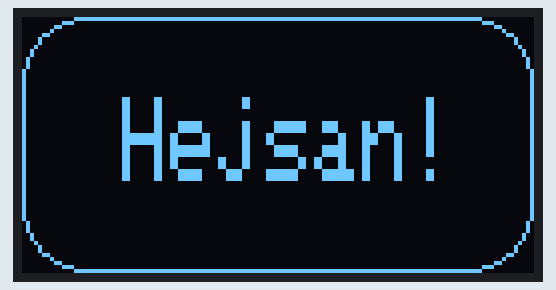
This sketch was run on a simulated Arduino Uno, built with avr-gcc and run on an emulated ATmega328P. Shown: 128×64 one-colour display.

Above: at 0.21 s.
At 1.71 s:
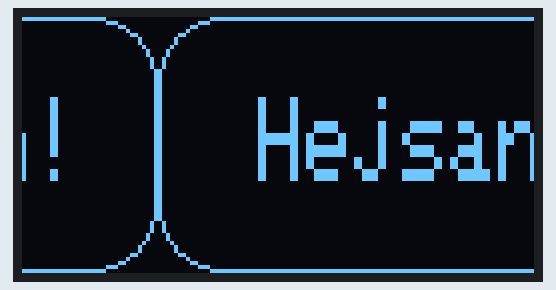
At 3.51 s:
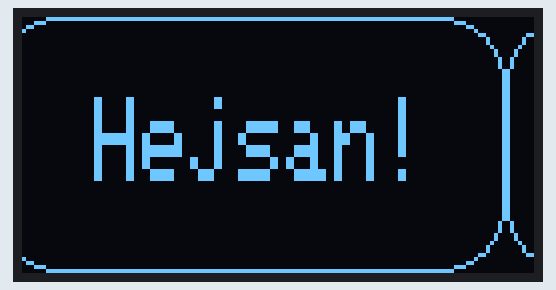
At 7.11 s:
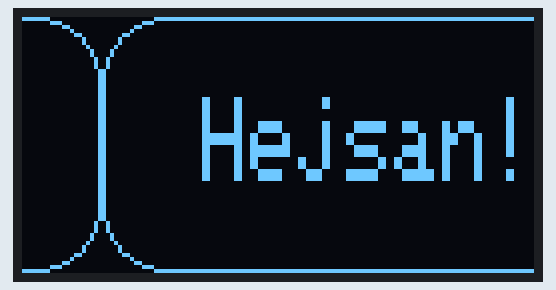
At 9.71 s:
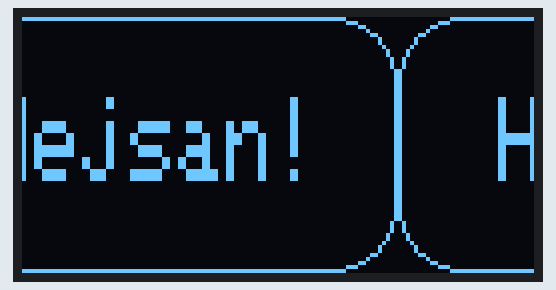
At 13.84 s:
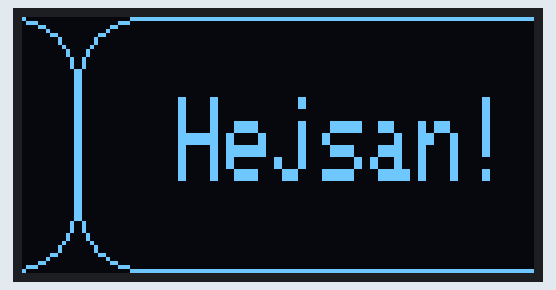

Measured:
- by itself, everything shown: repeats every 13.0 s, in 28 steps

The sketch:

displayegentext.ino
```cpp
#include <SPI.h>
#include <Wire.h>
#include <Adafruit_GFX.h>
#include <Adafruit_SSD1306.h>

#define SCREEN_WIDTH 128 // OLED display width, in pixels
#define SCREEN_HEIGHT 64 // OLED display height, in pixels

// Declaration for an SSD1306 display connected to I2C (SDA, SCL pins)
#define OLED_RESET     4 // Reset pin # (or -1 if sharing Arduino reset pin)
Adafruit_SSD1306 display(SCREEN_WIDTH, SCREEN_HEIGHT, &Wire, OLED_RESET);


void setup() {
  Serial.begin(9600);
  Wire.pins(14,12);

  display.begin(SSD1306_SWITCHCAPVCC, 0x3C);

  display.clearDisplay();

 display.setTextColor(WHITE);
 display.setTextSize(2,3);
}

void loop() {
  display.setCursor(25, 20);
  display.println(F("Hejsan!"));

  for(int16_t i=0; i<display.height()/2-2; i+=40) {
    display.drawRoundRect(i, i, display.width()-2*i, display.height()-2*i,
      display.height()/4, SSD1306_WHITE);
    display.display();
    delay(1);
  }
display.startscrollright(0x00, 0x0F);
  delay(2000);
  display.stopscroll();
  delay(1000);
  display.startscrollleft(0x00, 0x0F);
  delay(2000);
  display.stopscroll();
  delay(1000);
  display.startscrolldiagright(0x00, 0x07);
  delay(2000);
  display.startscrolldiagleft(0x00, 0x07);
  delay(2000);
  display.stopscroll();
  delay(1000);
  delay(2000);
}
```
